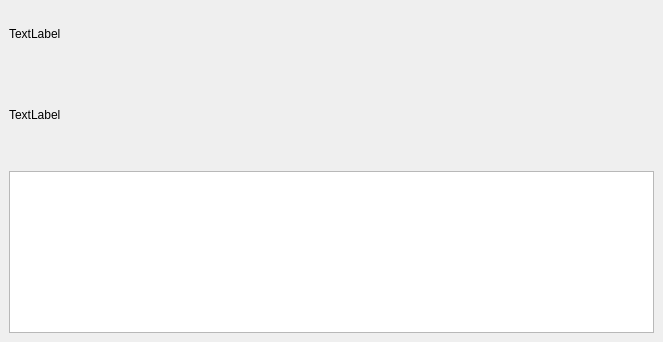
<?xml version="1.0" encoding="UTF-8"?>
<ui version="4.0">
 <class>MainWindow_admin</class>
 <widget class="QMainWindow" name="MainWindow_admin">
  <property name="geometry">
   <rect>
    <x>0</x>
    <y>0</y>
    <width>663</width>
    <height>342</height>
   </rect>
  </property>
  <property name="windowTitle">
   <string>MainWindow</string>
  </property>
  <widget class="QWidget" name="centralwidget">
   <layout class="QVBoxLayout" name="verticalLayout">
    <item>
     <widget class="QLabel" name="label_fio">
      <property name="minimumSize">
       <size>
        <width>0</width>
        <height>50</height>
       </size>
      </property>
      <property name="text">
       <string>TextLabel</string>
      </property>
     </widget>
    </item>
    <item>
     <widget class="QLabel" name="label_info_img">
      <property name="minimumSize">
       <size>
        <width>0</width>
        <height>100</height>
       </size>
      </property>
      <property name="text">
       <string>TextLabel</string>
      </property>
     </widget>
    </item>
    <item>
     <widget class="QListWidget" name="listWidget"/>
    </item>
   </layout>
  </widget>
 </widget>
 <resources/>
 <connections/>
</ui>
